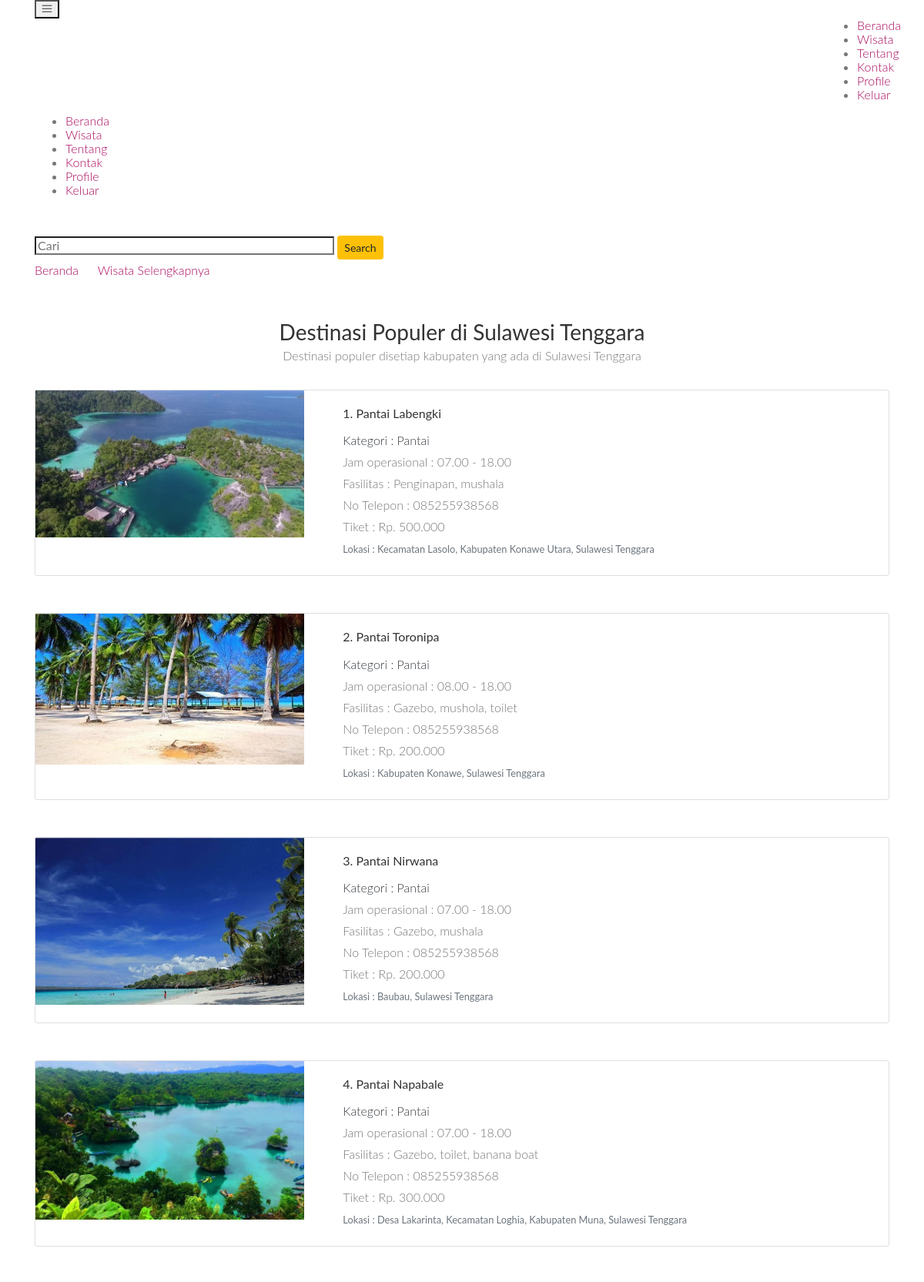
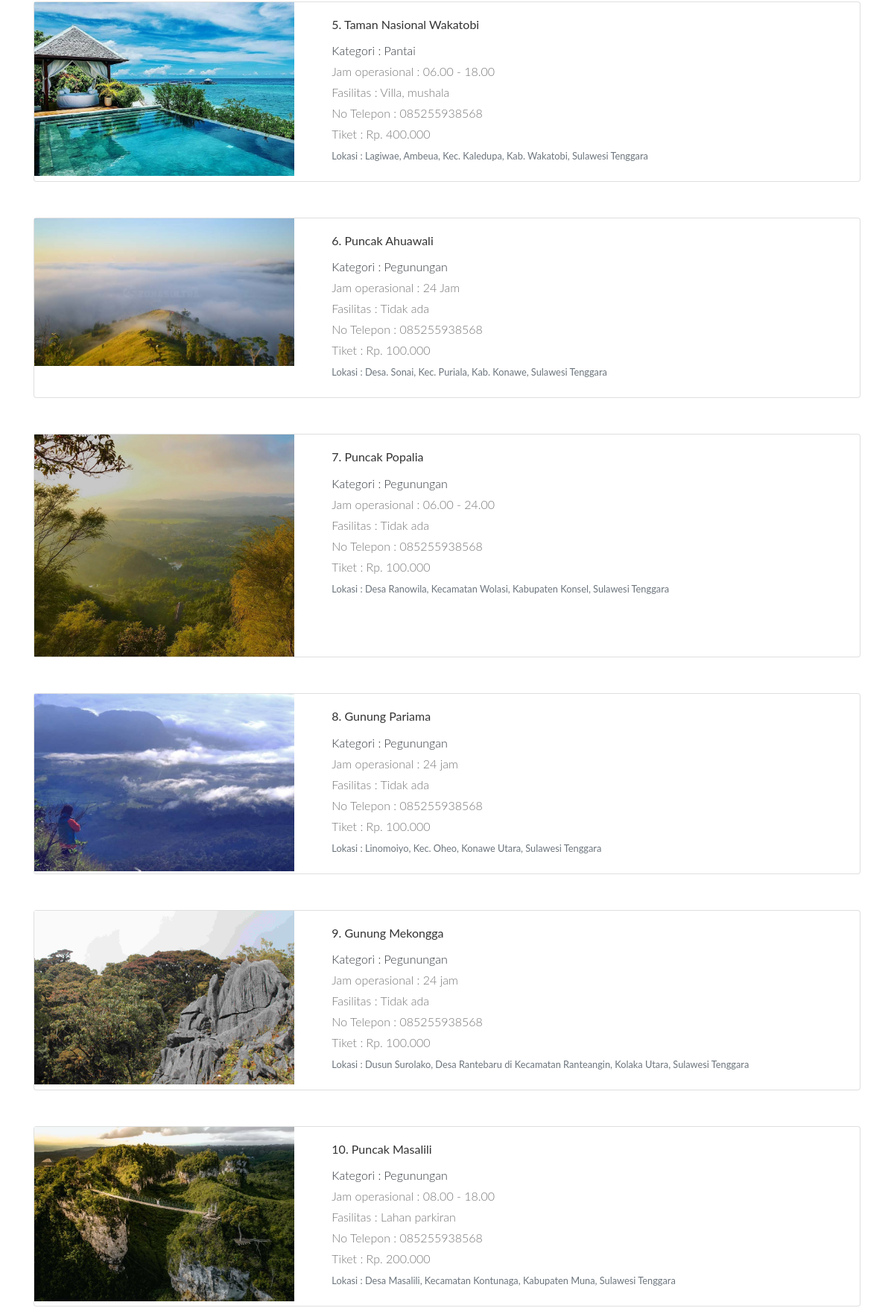
The page /wisata2.php (signed in, upper part) on the database its author committed (2 pictures, top to bottom).
### tables this page shows
CREATE TABLE `wisata` (
  `id` int(11) NOT NULL,
  `nama` varchar(50) NOT NULL,
  `gambar` varchar(100) NOT NULL,
  `deskripsi` varchar(100) NOT NULL,
  `lokasi` varchar(100) NOT NULL,
  `tiket` varchar(100) NOT NULL,
  `tour_guide` varchar(100) NOT NULL,
  `no_telepon` varchar(50) NOT NULL,
  `fasilitas` varchar(100) NOT NULL,
  `makanan` varchar(100) NOT NULL,
  `kategori` varchar(100) NOT NULL,
  `waktu_operasional` varchar(100) NOT NULL
);

### functions.php (called while the page is built, shortened)
<?php
$koneksi = mysqli_connect("localhost", "root", "", "db_websitewisata");
function query($query)
{
    global $koneksi;
    $result = mysqli_query($koneksi, $query);
    $rows = [];
    while ($row = mysqli_fetch_assoc($result)) {
        $rows[] = $row;
    }
    return $rows;
}

### wisata2.php (the view, shortened to what this page needs)
<?php
require 'functions.php';
$datas = query("SELECT * FROM wisata");
?>
<!DOCTYPE html>
<html lang="zxx" class="no-js">
<head>
	<link rel="stylesheet" href="css/linearicons.css">
	<link rel="stylesheet" href="css/font-awesome.min.css">
	<link rel="stylesheet" href="css/bootstrap.css">
	<link rel="stylesheet" href="css/magnific-popup.css">
	<link rel="stylesheet" href="css/jquery-ui.css">
	<link rel="stylesheet" href="css/nice-select.css">
	<link rel="stylesheet" href="css/animate.min.css">
	<link rel="stylesheet" href="css/owl.carousel.css">
	<link rel="stylesheet" href="css/main.css">
	<link rel="stylesheet" href="css/arrow.css">
</head>
<body>
	<header id="header">
		<div class="container main-menu">
			<div class="row align-items-center justify-content-between d-flex">
				<div id="logo">
					<a href="index.php"><img style="width: 100px; height: 50px;" src="img/AnoaLand3.png" alt="" title="" /></a>
				</div>
				<nav id="nav-menu-container">
					<ul class="nav-menu">
						<li><a href="index.php">Beranda</a></li>
						<li><a href="wisata.php">Wisata</a></li>
						<li><a href="about.php">Tentang</a></li>
						<li><a href="contact.php">Kontak</a></li>
						<?php
						if (isset($_SESSION['login'])) {
							echo "<li> <a href='profile.php'>Profile</a> </li>
								 <li> <a href='logout.php'>Keluar</a> </li>";
						}
						?>
					</ul>
				</nav>
			</div>
		</div>
	</header>
	<section class="about-banner relative">
		<div class="container">
			<div class="row d-flex align-items-center justify-content-center">
				<div class="about-content col-lg-12">
					<h1 class="text-white">
					</h1>
					<form action="" method="post" class="">
						<input class="form me-2" type="search" placeholder="Cari" aria-label="Search" name="keyword" size="40">
						<button class="btn btn-warning btn-sm" type="submit" name="cari">Search</button>
					</form>
					<p class="text-white link-nav"><a href="index.php">Beranda </a> <span class="lnr lnr-arrow-right"></span> <a href="wisata.php"> Wisata Selengkapnya</a></p>
				</div>
			</div>
		</div>
	</section>
	<section class="destinations-area section-gap">
		<div class="container">
			<div class="row d-flex justify-content-center">
				<div class="menu-content pb-40 col-lg-8">
					<div class="title text-center">
						<h1 class="mb-10">Destinasi Populer di Sulawesi Tenggara</h1>
						<p>Destinasi populer disetiap kabupaten yang ada di Sulawesi Tenggara</p>
					</div>
				</div>
			</div>
			<?php
			$no = 1;
			foreach ($datas as $data) :
			?>
				<div class="card mb-5">
					<div class="row g-0">
						<div class="col-md-4">
							<img src="img/newpict/<?= $data['gambar']; ?>" class="img-fluid rounded-start" alt="...">
						</div>
						<div class="col-md-8">
							<div class="card-body">
								<h5 class="card-title justify-content-space-between"><?= $no; ?>. <?= $data['nama']; ?></h5>
								<p class="card-text text-dark">Kategori : <?= $data['kategori']; ?></p>
								<p class="card-text">Jam operasional : <?= $data['waktu_operasional']; ?></p>
								<p class="card-text">Fasilitas : <?= $data['fasilitas']; ?></p>
								<p class="card-text">No Telepon : <?= $data['no_telepon']; ?></p>
								<p class="card-text">Tiket : <?= $data['tiket']; ?></p>
								<p class="card-text text-start"><small class="text-muted fs-2">Lokasi : <?= $data['lokasi']; ?></small></p>
							</div>
						</div>
					</div>
				</div>
			<?php
				$no++;
			endforeach;
			?>
		</div>
	</section>
</body>
</html>

### Travel/css/main.css (style rules this page uses)
body { background-color:#FFF; font-family: "Lato", sans-serif; font-weight: 300; font-size:16px; line-height:18px; color:#777; }
p { margin:0; }
a { color: #aa0a5f; }
a, a:hover, a:focus { text-decoration: none; outline: 0; }
h1, h2, h3, h4, h5, h6 { color: #333; margin:0; font-weight: normal; }
h1 { font-size: 28px; }
h5 { font-size: 16px; }
section p { line-height: 28px; }
.title { margin: 50px 0 30px; }

### rows shown on the page
wisata: gambar (picture), nama "Pantai Labengki", kategori "Pantai", waktu_operasional "07.00 - 18.00", fasilitas "Penginapan, mushala", no_telepon "085255938568", tiket "Rp. 500.000", lokasi "Kecamatan Lasolo, Kabupaten Konawe Utara, Sulawesi Tenggara"
wisata: gambar (picture), nama "Pantai Toronipa", kategori "Pantai", waktu_operasional "08.00 - 18.00", fasilitas "Gazebo, mushola, toilet", no_telepon "085255938568", tiket "Rp. 200.000", lokasi "Kabupaten Konawe, Sulawesi Tenggara"
wisata: gambar (picture), nama "Pantai Nirwana", kategori "Pantai", waktu_operasional "07.00 - 18.00", fasilitas "Gazebo, mushala", no_telepon "085255938568", tiket "Rp. 200.000", lokasi "Baubau, Sulawesi Tenggara"
wisata: gambar (picture), nama "Pantai Napabale", kategori "Pantai", waktu_operasional "07.00 - 18.00", fasilitas "Gazebo, toilet, banana boat", no_telepon "085255938568", tiket "Rp. 300.000", lokasi "Desa Lakarinta, Kecamatan Loghia, Kabupaten Muna, Sulawesi Tenggara"
wisata: gambar (picture), nama "Taman Nasional Wakatobi", kategori "Pantai", waktu_operasional "06.00 - 18.00", fasilitas "Villa, mushala", no_telepon "085255938568", tiket "Rp. 400.000", lokasi "Lagiwae, Ambeua, Kec. Kaledupa, Kab. Wakatobi, Sulawesi Tenggara"
wisata: gambar (picture), nama "Puncak Ahuawali", kategori "Pegunungan", waktu_operasional "24 Jam", fasilitas "Tidak ada", no_telepon "085255938568", tiket "Rp. 100.000", lokasi "Desa. Sonai, Kec. Puriala, Kab. Konawe, Sulawesi Tenggara"
wisata: gambar (picture), nama "Puncak Popalia", kategori "Pegunungan", waktu_operasional "06.00 - 24.00", fasilitas "Tidak ada", no_telepon "085255938568", tiket "Rp. 100.000", lokasi "Desa Ranowila, Kecamatan Wolasi, Kabupaten Konsel, Sulawesi Tenggara"
wisata: gambar (picture), nama "Gunung Pariama", kategori "Pegunungan", waktu_operasional "24 jam", fasilitas "Tidak ada", no_telepon "085255938568", tiket "Rp. 100.000", lokasi "Linomoiyo, Kec. Oheo, Konawe Utara, Sulawesi Tenggara"
wisata: gambar (picture), nama "Gunung Mekongga", kategori "Pegunungan", waktu_operasional "24 jam", fasilitas "Tidak ada", no_telepon "085255938568", tiket "Rp. 100.000", lokasi "Dusun Surolako, Desa Rantebaru di Kecamatan Ranteangin, Kolaka Utara, Sulawesi Tenggara"
wisata: gambar (picture), nama "Puncak Masalili", kategori "Pegunungan", waktu_operasional "08.00 - 18.00", fasilitas "Lahan parkiran", no_telepon "085255938568", tiket "Rp. 200.000", lokasi "Desa Masalili, Kecamatan Kontunaga, Kabupaten Muna, Sulawesi Tenggara"
